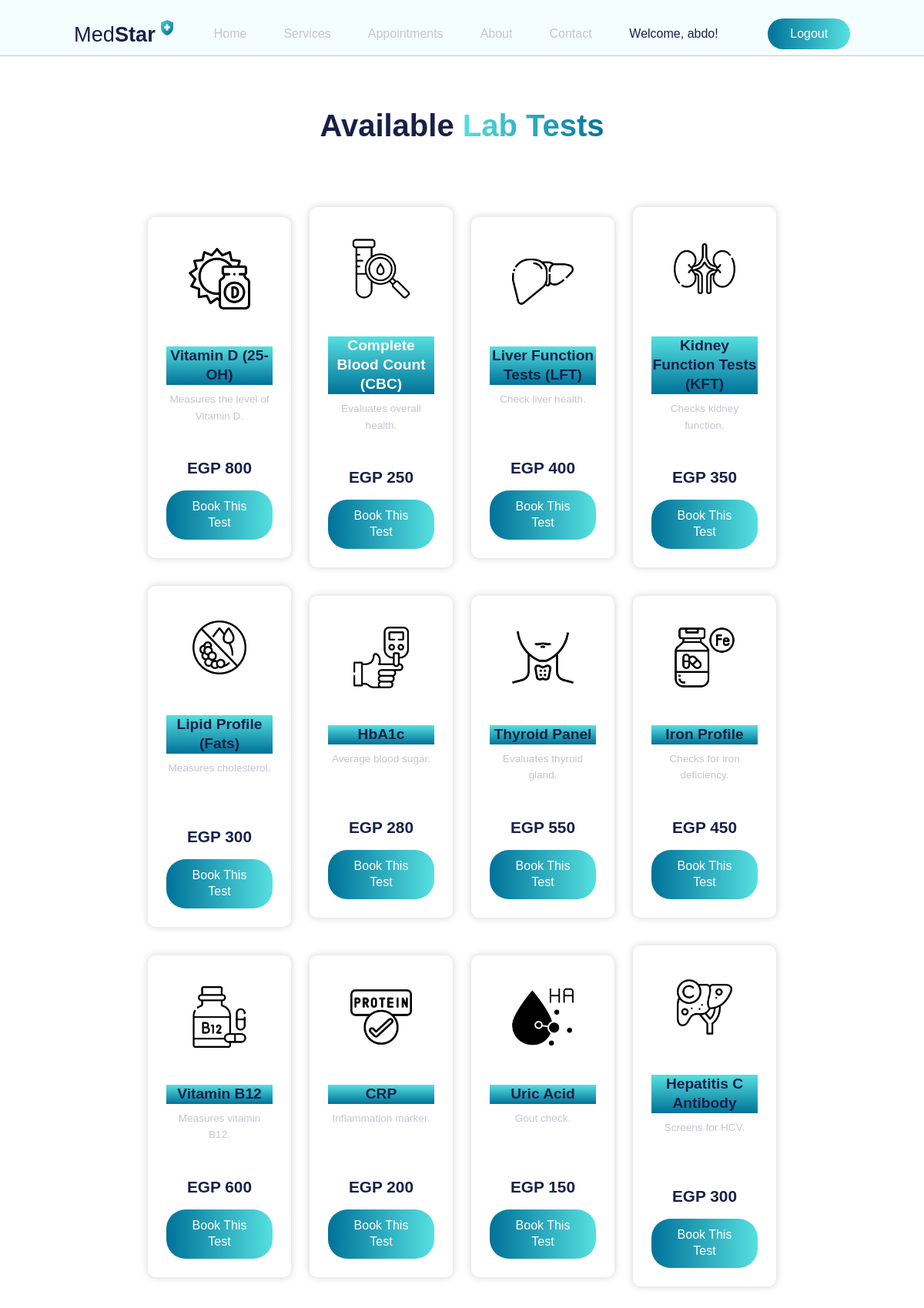
Page /lab-tests (signed in) on the committed database.
### app.py (models this page shows, shortened)
class User(db.Model, UserMixin):
    id = db.Column(db.Integer, primary_key=True)
    username = db.Column(db.String(80), unique=True, nullable=False)
    email = db.Column(db.String(120), unique=True, nullable=False)
    password = db.Column(db.String(200), nullable=False)
    is_admin = db.Column(db.Boolean, default=False)

class LabTest(db.Model):
    id = db.Column(db.Integer, primary_key=True)
    name = db.Column(db.String(100), unique=True, nullable=False)
    description = db.Column(db.Text, nullable=True)
    price = db.Column(db.String(50), nullable=True)
    icon_url = db.Column(db.String(200), nullable=True, default='icon_lab_default.png')

### app.py (the view)
@app.route('/lab-tests')
@login_required
def show_lab_tests(): return render_template('lab_tests.html', tests=LabTest.query.all())

### app.py (called while the page is built)
@login_manager.user_loader
def load_user(user_id):
    return User.query.get(int(user_id))

### templates/lab_tests.html (shortened to what this page needs)
<!DOCTYPE html>
<html lang="en">
<head>
    <link rel="stylesheet" href="{{ url_for('static', filename='style.css') }}">
</head>
<body>
    <header>
       <nav class="navbar">
        <div class="navbar__container container">
            <div class="navbar__logo">
                <a href="{{ url_for('home') }}"><h3>Med<span>Star</span></h3></a>
                <img src="{{ url_for('static', filename='img/logo-icon.png') }}" alt="logo-icon">
            </div>
            <ul class="navbar__links" id="navbar">
                <li> <a href="{{ url_for('home') }}">Home</a></li>
                <li> <a href="{{ url_for('show_services') }}">Services</a></li>
                <li> <a href="{{ url_for('my_appointments') }}">Appointments</a></li>
                <li> <a href="{{ url_for('show_about') }}">About</a></li>
                <li> <a href="{{ url_for('show_contact') }}">Contact</a></li>
            </ul>
            {% if current_user.is_authenticated %}
                <span style="color: var(--secondary-color); margin-right: 1rem;">Welcome, {{ current_user.username }}!</span>
                <form action="{{ url_for('logout') }}" method="GET" style="margin: 0;">
                    <button type="submit" class="navbar__btn">Logout</button>
                </form>
            {% endif %}
        </div>
       </nav>
     </header>
    <main class="container" style="padding-top: 4rem; padding-bottom: 4rem;">
        <h2 style="text-align: center; font-size: 2.5rem; margin-bottom: 2rem;">
            Available <span class="gradient-color">Lab Tests</span>
        </h2>
        <div class="services__container container">
            {% for test in tests %}
            <article class="services__card">
                <div class="services__img">
                    <img src="{{ url_for('static', filename='img/' + test.icon_url) }}" alt="{{ test.name }} Icon">
                </div>
                <h3>{{ test.name }}</h3>
                <p>{{ test.description }}</p>
                <div class="test-price">{{ test.price }}</div>
                <a href="{{ url_for('book_service', service_type='lab', service_id=test.id) }}" class="navbar__btn" ...>Book This Test</a>
            </article>
            {% endfor %}
        </div>
    </main>
</body>
</html>

### static/style.css (style rules this page uses)
:root { --primary-color: #c4c4d4; --secondary-color: #172048; --white-color: #fff; --dark-blue: #007299; --light-blue: #56e0e0; --very-light-blue: #f4feff; }
*, *::before, *::after { margin: 0; padding: 0; box-sizing: inherit; outline: none; list-style-type: none; text-decoration: none; }
body { box-sizing: border-box; line-height: 1.3; font-family: "Poppins", sans-serif; color: var(--primary-color); }
.container { max-width: 1440px; margin-inline: auto; padding-inline: 6rem; }
button { font-family: "Poppins", sans-serif; color: var(--white-color); outline: none; border: none; padding: 0.7rem 1.8rem; border-radius: 25px; background: linear-Gradient(to right, var(--dark-blue), var(--light-blue)); font-weight: 400; cursor: pointer; display: inline-block; font-size: 1rem; }
h1, h2, h3 { color: var(--secondary-color); }
.gradient-color { background: -webkit-linear-gradient( left, var(--light-blue), var(--dark-blue) ); -webkit-background-clip: text; -webkit-text-fill-color: transparent; }
.navbar { padding-block: 1.5rem 0.5rem; background-color: var(--very-light-blue); border-bottom: 0.5px solid var(--primary-color); }
.navbar__container { display: flex; align-items: center; justify-content: space-between; position: relative; }
.navbar__logo { display: flex; align-items: center; gap: 0.2rem; cursor: pointer; }
.navbar__logo h3 { color: var(--secondary-color); font-weight: 400; font-size: 1.7rem; }
.navbar__logo span { font-weight: 600; }
.navbar__logo img { width: 1.5rem; margin-top: -1rem; }
.navbar__links { display: flex; align-items: center; gap: 3rem; }
.navbar__links a { color: var(--primary-color); }
.services__container { display: grid; grid-template-columns: repeat(auto-fit, minmax(15rem, 1fr)); align-items: center; gap: 5rem; margin-top: 5rem; }
.services__card { padding: 2rem; background-color: var(--very-light-blue); padding-top: 4rem; border-radius: 0.8 rem; transition: all 0.3s ease; box-shadow: 0px 0px 10px 1px rgba(0, 0, 0, 0.15); }
.services__img { margin-inline: auto; width: 9rem; }
.services__img img { width: 100%; }
.services__card h3 { margin-block: 2rem 1rem; background: linear-gradient(var(--light-blue), var(--dark-blue)); color: #fff; }
.services__card:nth-child(2) h3 { color: #fff; }
body { animation: fadeInPage 0.4s ease-in-out; }

### templates/lab_tests.html (style rules this page uses)
.navbar__btn { font-family: "Poppins", sans-serif; color: var(--white-color); outline: none; border: none; padding: 0.7rem 1.8rem; border-radius: 25px; background: linear-gradient(to right, var(--dark-blue), var(--light-blue)); font-weight: 400; cursor: pointer; display: inline-block; font-size: 1rem; text-decoration: none; transition: all 0.3s ease; }
.services__container { display: grid; grid-template-columns: repeat(4, 1fr); gap: 1.5rem; }
.services__card { background: #fff; padding: 1.5rem; border-radius: 10px; box-shadow: 0px 0px 10px 1px rgba(0, 0, 0, 0.15); text-align: center; transition: all 0.3s ease; }
.services__img { margin-inline: auto; width: 7rem; height: 7rem; display: flex; justify-content: center; align-items: center; margin-bottom: 1rem; }
.services__img img { max-width: 80px; max-height: 80px; }
.services__card h3 { color: var(--secondary-color); margin-bottom: 0.5rem; font-size: 1.2rem; }
.services__card p { color: var(--primary-color); font-size: 0.85rem; line-height: 1.6; margin-bottom: 1rem; min-height: 70px; }
.test-price { font-size: 1.3rem; font-weight: 600; color: var(--secondary-color); margin-bottom: 1rem; }

### rows in the picture
User: username "abdo"
LabTest: icon_url (picture), name "Vitamin D (25-OH)", description "Measures the level of Vitamin D.", price "EGP 800"
LabTest: icon_url (picture), name "Complete Blood Count (CBC)", description "Evaluates overall health.", price "EGP 250"
LabTest: icon_url (picture), name "Liver Function Tests (LFT)", description "Check liver health.", price "EGP 400"
LabTest: icon_url (picture), name "Kidney Function Tests (KFT)", description "Checks kidney function.", price "EGP 350"
LabTest: icon_url (picture), name "Lipid Profile (Fats)", description "Measures cholesterol.", price "EGP 300"
LabTest: icon_url (picture), name "HbA1c", description "Average blood sugar.", price "EGP 280"
LabTest: icon_url (picture), name "Thyroid Panel", description "Evaluates thyroid gland.", price "EGP 550"
LabTest: icon_url (picture), name "Iron Profile", description "Checks for iron deficiency.", price "EGP 450"
LabTest: icon_url (picture), name "Vitamin B12", description "Measures vitamin B12.", price "EGP 600"
LabTest: icon_url (picture), name "CRP", description "Inflammation marker.", price "EGP 200"
LabTest: icon_url (picture), name "Uric Acid", description "Gout check.", price "EGP 150"
LabTest: icon_url (picture), name "Hepatitis C Antibody", description "Screens for HCV.", price "EGP 300"
